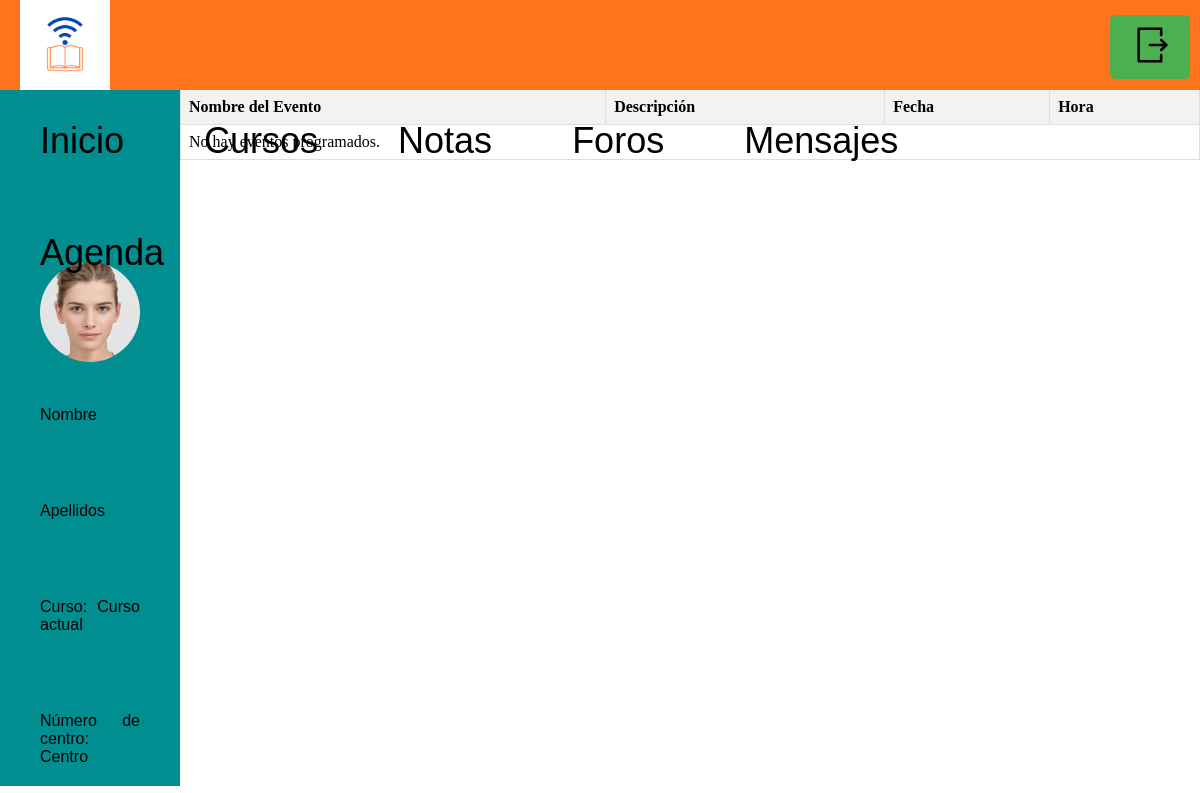
The app's page /profesor/agenda.php, older data.
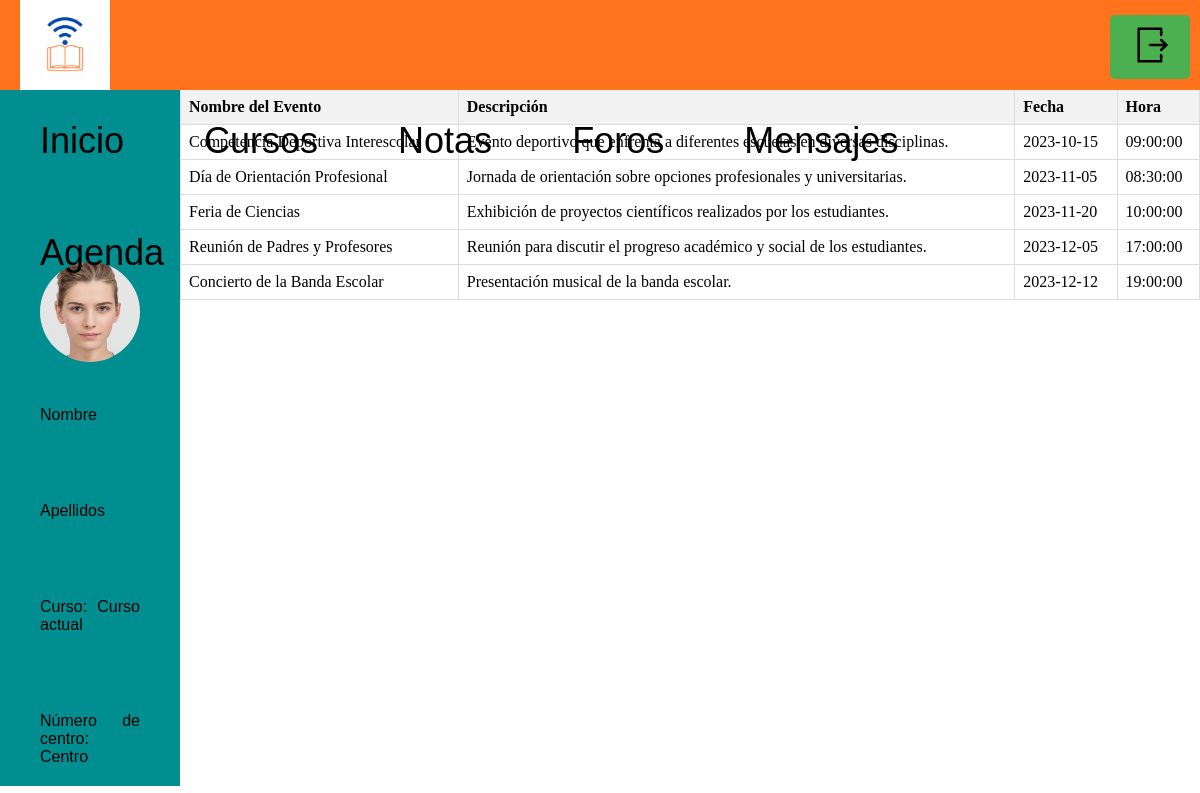
The same page, newer data.
### tables this page shows
CREATE TABLE IF NOT EXISTS `eventos` (
  `idEvento` int(11) NOT NULL AUTO_INCREMENT,
  `nombreEvento` varchar(255) NOT NULL,
  `descripcion` text DEFAULT NULL,
  `fechaEvento` date NOT NULL,
  `horaEvento` time NOT NULL,
  PRIMARY KEY (`idEvento`)
);

### profesor/agenda.php (the view, shortened to what this page needs)
<?php
include_once("../back/connection2.php");
$sql = "SELECT * FROM eventos ORDER BY fechaEvento, horaEvento";
$result = mysqli_query($conn, $sql);
$eventos = [];
if ($result && mysqli_num_rows($result) > 0) {
    while ($row = mysqli_fetch_assoc($result)) {
        $eventos[] = $row;
    }
}
?>
<!DOCTYPE html>
<html lang="en">
<head>
    <link rel="stylesheet" href="../CSS/stylesres.css">
</head>
<body>
    <div class="contenedor">
        <div class="colDatosPersonales">
        <img class="fotoPersonal" src="../Media/cara_generica.jpg" alt="Foto personal">
<p id="nombre">Nombre</p>
<br>
<p id="apellidos">Apellidos</p>
<br>
<p>Curso: <span id="cursoActual">Curso actual</span></p>
<br>
<p>Número de centro: <span id="centro">Centro</span></p>
        </div>
        <div class="colContenido">
            <h2>Agenda de Eventos</h2>
            <table>
                <thead>
                    <tr>
                        <th>Nombre del Evento</th>
                        <th>Descripción</th>
                        <th>Fecha</th>
                        <th>Hora</th>
                    </tr>
                </thead>
                <tbody>
                    <?php foreach ($eventos as $evento): ?>
                    <tr>
                        <td><?php echo htmlspecialchars($evento['nombreEvento']); ?></td>
                        <td><?php echo htmlspecialchars($evento['descripcion']); ?></td>
                        <td><?php echo htmlspecialchars($evento['fechaEvento']); ?></td>
                        <td><?php echo htmlspecialchars($evento['horaEvento']); ?></td>
                    </tr>
                    <?php endforeach; ?>
                    <?php if (count($eventos) === 0): ?>
                    <tr>
                        <td colspan="4">No hay eventos programados.</td>
                    </tr>
                    <?php endif; ?>
                </tbody>
            </table>
        </div>
    </div>
</body>
</html>

Row changes from the older to the newer data that the page shows:
added eventos: nombreEvento "Competencia Deportiva Interescolar", descripcion "Evento deportivo que enfrenta a diferentes escuelas en diversas disciplinas.", fechaEvento "2023-10-15", horaEvento "09:00:00"
added eventos: nombreEvento "Día de Orientación Profesional", descripcion "Jornada de orientación sobre opciones profesionales y universitarias.", fechaEvento "2023-11-05", horaEvento "08:30:00"
added eventos: nombreEvento "Feria de Ciencias", descripcion "Exhibición de proyectos científicos realizados por los estudiantes.", fechaEvento "2023-11-20", horaEvento "10:00:00"
added eventos: nombreEvento "Reunión de Padres y Profesores", descripcion "Reunión para discutir el progreso académico y social de los estudiantes.", fechaEvento "2023-12-05", horaEvento "17:00:00"
added eventos: nombreEvento "Concierto de la Banda Escolar", descripcion "Presentación musical de la banda escolar.", fechaEvento "2023-12-12", horaEvento "19:00:00"
Text that changed along with them:
text no longer shown: "No hay eventos programados."
